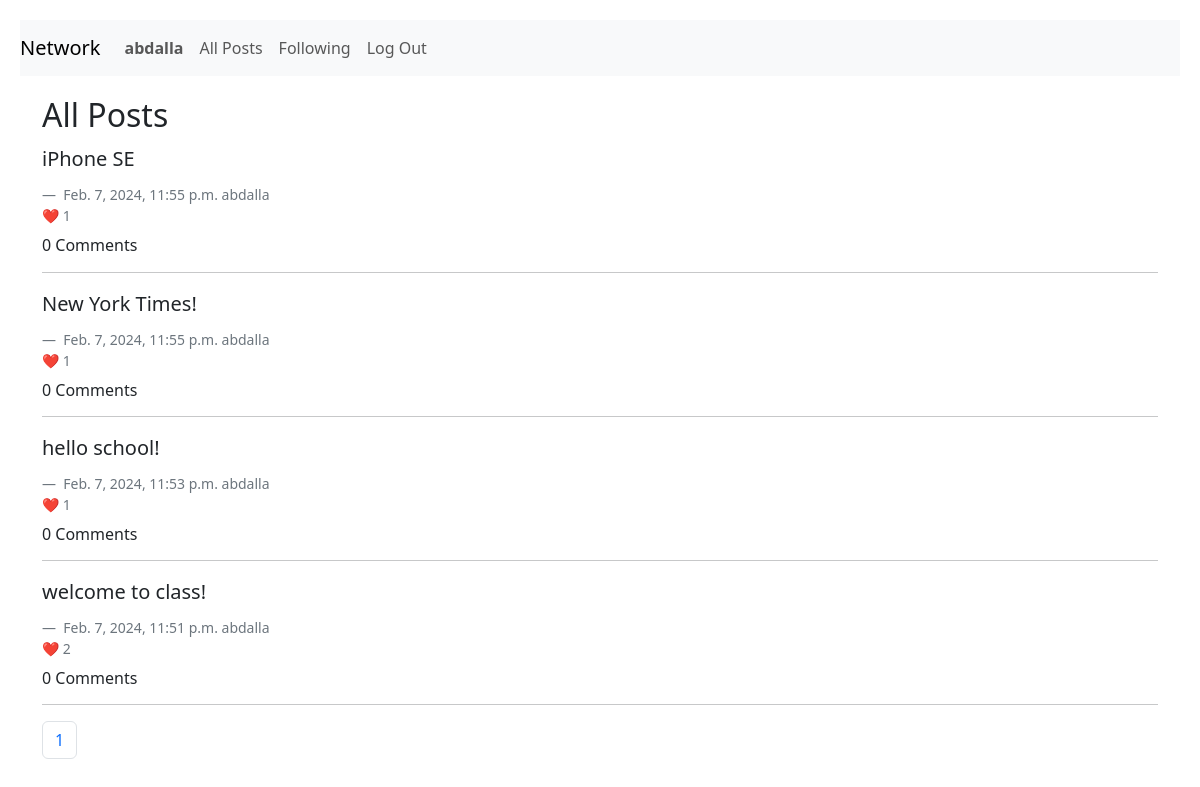
The app's page /allposts (signed in), older data.
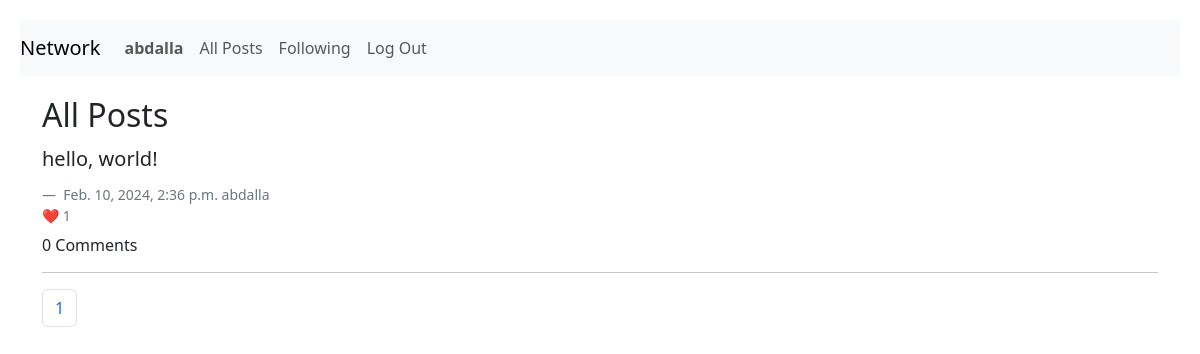
The same page, newer data.
### network/models.py (models this page shows, shortened)
class TimeStampedModel(models.Model):
    created_at = models.DateTimeField(auto_now_add=True)
    updated_at = models.DateTimeField(auto_now=True)
    class Meta:
        abstract = True

class Post(TimeStampedModel):
    created = TimeStampedModel.created_at
    body = models.CharField(max_length=300)
    user = models.ForeignKey(settings.AUTH_USER_MODEL, on_delete=models.CASCADE, null=True)
    likes = models.IntegerField(blank=True)
    reactions = models.ManyToManyField(settings.AUTH_USER_MODEL, related_name="user_reactions", symmetrical=False)

class User(AbstractUser):
    pass

### network/views.py (the view)
# urls.py: path("allposts", views.allposts, name="allposts"),
@login_required
def allposts(request):
    posts = Post.objects.order_by("-created_at")
    paginator = Paginator(posts, 10)
    page_number = request.GET.get("page")
    page_obj = paginator.get_page(page_number)
    return render(
        request,
        "network/posts.html",
        {"page_obj": page_obj,
         "paginator": paginator,
         "form": CommentForm(),
         }
    )

### network/templates/network/posts.html (shortened to what this page needs)
{% extends "network/layout.html" %}
{% load static %}
{% block body %}
<h2>All Posts</h2>
{% if user.is_authenticated %}
<div class="comments">
    {% for post in page_obj %}
    <blockquote class="blockquote post-view" id="post-view-{{ post.id }}">
        {{ post.body | linebreaks }}
    </blockquote>
    <figcaption class="blockquote-footer">
        {{ post.created }}
        {{ post.user}}
        {% if post.user|stringformat:"s" != request.user.username %}
        <form class="like-form" action="{% url 'like' post.id %}">
            <button data-like={{ post.id }} type="submit" class="like-button">❤️ <span id="current-likes-{{ post.id }}">{{ post.likes }}</span></button>
        </form>
        {% else %}
        <div><span>❤️ {{ post.likes }}</span></div>
        {% endif %}
    </figcaption>
    <h6>{{ post.comments.count }} Comments</h6>
    <hr>
    {% endfor %}
</div>
{% if paginator.count > 0 %}
<nav aria-label="Page navigation example">
    <ul class="pagination">
        {% for page_number in paginator.page_range %}
        {% if page.obj.number == page_number %}
        <li class="page-item active"><a class="page-link" href="">{{ page_number }}</a></li>
        {% else %}
        <li class="page-item"><a class="page-link" href="?page={{ page_number }}">{{ page_number }}</a></li>
        {% endif %}
        {% endfor %}
    </ul>
</nav>
{% endif %}
{% endif %}
{% endblock %}

Row changes from the older to the newer data that the page shows:
removed Post: body "iPhone SE", created "Feb. 7, 2024, 11:55 p.m.", user "abdalla", likes "1", comments.count "0"
removed Post: body "New York Times!", created "Feb. 7, 2024, 11:55 p.m.", user "abdalla", likes "1", comments.count "0"
removed Post: body "hello school!", created "Feb. 7, 2024, 11:53 p.m.", user "abdalla", likes "1", comments.count "0"
changed Post "abdalla": body "welcome to class!" → "hello, world!"; created "Feb. 7, 2024, 11:51 p.m." → "Feb. 10, 2024, 2:36 p.m."; likes "2" → "1"
